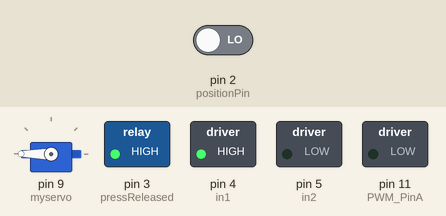
Simulated run of this program. Board: Arduino Uno, built with avr-gcc and run on an emulated ATmega328P. Parts: servo, switched loads named in the program (green lamp = pin HIGH). The inputs (shaded band) are chosen by the test bench; at power-on: pin 2 (positionPin) LOW. What the program prints to the serial monitor is not drawn.

Above: at 1.2 s.
1.3 s: pin 2 (positionPin) driven HIGH
At 2.4 s:
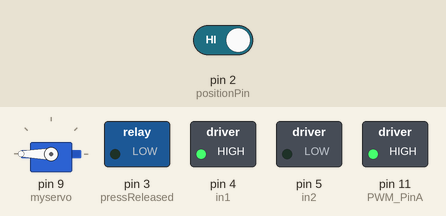
At 33.5 s:
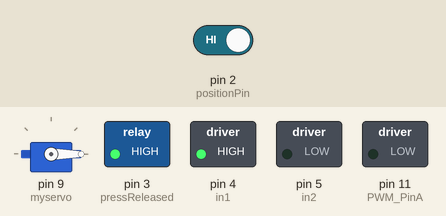
Timing chart, 0 to 34.2 s (numbered marks = the images above; inputs shaded):
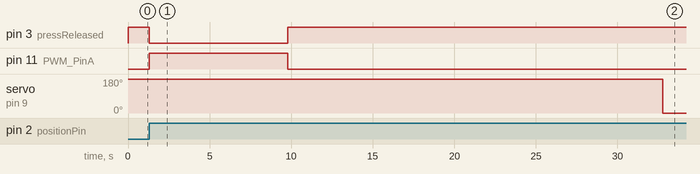

Measured:
- after the input at 1.3 s, pin 3 (pressReleased): HIGH → LOW at once, → HIGH 8.5 s later; pin 11 (PWM_PinA): LOW → HIGH at once, → LOW 8.5 s later

The program:

main.cpp
```cpp
#include <Arduino.h>
#include <Servo.h>

#define PWM_PinA 11
#define in1 4
#define in2 5

#define positionPin 2
#define pressReleased 3

Servo myservo;

// Robot position reads
int inPosition;
int pastInPosition = 0;

//Timers
int currTime;
int startTime;
unsigned long golf_timer;
unsigned long game_time = 130000;
//const int interval = 20;

// Servo positions
// int oldPos = 0;
// int newPos = 1;
// int pos = 0;

// Communication with main Arduino
int signalDone = 0;
int pressReleaseTime = 8500;          // can change this based on the speed of the motor. Ideally it's tuned so that we get exactly 4 spins

void setup() {
  Serial.begin(9600);
  while(!Serial);
  Serial.println("Hello, world!");

  pinMode(PWM_PinA, OUTPUT);
  pinMode(in1, OUTPUT);
  pinMode(in2, OUTPUT);
  pinMode(positionPin, INPUT);
  pinMode(pressReleased, OUTPUT);

  analogWrite(PWM_PinA, 0);

  digitalWrite(in1, HIGH);
  digitalWrite(in2, LOW);
  digitalWrite(pressReleased,LOW);

  startTime = millis();
  myservo.attach(9);  // attaches the servo on pin 9 to the servo object
  myservo.write(180);     // tell servo to go to 180 degrees

}

void loop() {
  currTime = millis();

  if(currTime - startTime >= game_time && !signalDone) {      // Checking if the game timer has expired
    myservo.write(0);     // tell servo to go to position
    signalDone = 1;

    // IF THE ABOVE SERVO CODE DOESN'T WORK, TRY THIS (it just uses delays but that's ok for the end of the game)

    // for (pos = 0; pos <= 180; pos += 1) { // goes from 0 degrees to 180 degrees
    //   // in steps of 1 degree
    //   myservo.write(pos);              // tell servo to go to position in variable 'pos'
    //   delay(15);                       // waits 15ms for the servo to reach the position
    // }
    // for (pos = 180; pos >= 0; pos -= 1) { // goes from 180 degrees to 0 degrees
    //   myservo.write(pos);              // tell servo to go to position in variable 'pos'
    //   delay(15);                       // waits 15ms for the servo to reach the position
    // }
  }

  inPosition = digitalRead(positionPin);        // check other Arduino to see if it's time to shoot/golf

  if (inPosition && inPosition != pastInPosition && !signalDone) {       // send commands only when the reading on the pin changes
    analogWrite(PWM_PinA, 255);           // write high
    golf_timer = millis();                // start a timer for the golfing
    digitalWrite(pressReleased,LOW);
  }

  if (((inPosition && currTime >= (golf_timer + pressReleaseTime)) || !inPosition) && !signalDone) {
    analogWrite(PWM_PinA, 0);             // stop golfing
    digitalWrite(pressReleased, HIGH);    // tell other Arduino we are done
  }

  pastInPosition = inPosition;

}
```
